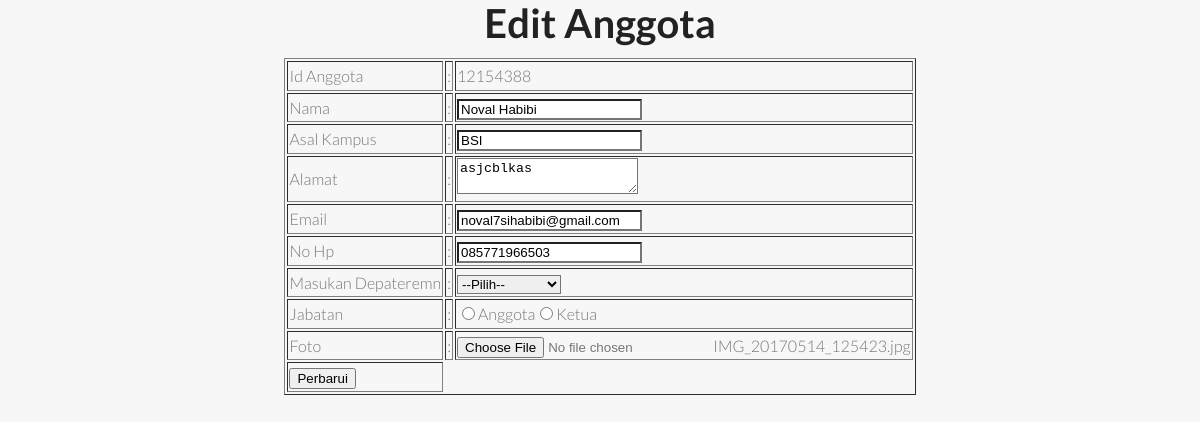
The page /admin/page/editanggota.php?id=12154388 on the database its author committed.
### tables this page shows
CREATE TABLE `anggota` (
  `id_anggota` varchar(8) NOT NULL,
  `nm_anggota` varchar(30) NOT NULL,
  `asal_kampus` varchar(20) NOT NULL,
  `alamat` varchar(30) NOT NULL,
  `email` varchar(30) NOT NULL,
  `nohp` varchar(13) NOT NULL,
  `departemen` varchar(20) NOT NULL,
  `jabatan` varchar(10) NOT NULL,
  `foto` varchar(40) NOT NULL
);

### admin/page/editanggota.php (the view, shortened to what this page needs)
<!DOCTYPE html>
<html>
<head>
	<link rel="stylesheet" type="text/css" href="../css/responsible.css">
	<link rel="stylesheet" type="text/css" href="../css/style.css">
</head>
<?php
 $koneksi=mysqli_connect("localhost","root","");
mysqli_select_db($koneksi,"hima");
if(isset($_GET['id'])){
    $id = $_GET['id'];
    $query = mysqli_query($koneksi,"SELECT * from anggota where id_anggota = '$id'");
    $ang = mysqli_fetch_array($query);
    }
    else  $id = "";
?>
<body>
<h1 align="center">Edit Anggota</h1>
<form action="" method="POST" enctype="multipart/form-data">
	<table border="1" align="center">
		<tr>
			<td>Id Anggota</td>
			<td>:</td>
			<td><?php echo $ang['id_anggota']; ?></td>
		</tr>
		<tr>
			<td>Nama</td>
			<td>:</td>
			<td><input type="text" name="nm_anggota" value="<?php echo $ang['nm_anggota']; ?>"></td>
		</tr>
		<tr>
			<td>Asal Kampus</td>
			<td>:</td>
			<td><input type="text" name="asal_kampus" value="<?php echo $ang['asal_kampus']; ?>"></td>
		</tr>
		<tr>
			<td>Alamat</td>
			<td>:</td>
			<td><textarea name="alamat"><?php echo $ang['alamat']; ?></textarea></td>
		</tr>
		<tr>
			<td>Email</td>
			<td>:</td>
			<td><input type="email" name="email" value="<?php echo $ang['email']; ?>"></td>
		</tr>
		<tr>
			<td>No Hp</td>
			<td>:</td>
			<td><input type="text" name="nohp" value="<?php echo $ang['nohp']; ?>"></td>
		</tr>
		<tr>
			<td>Masukan Depateremn</td>
			<td>:</td>
			<td>
				<select name="departemen">
					<option value="">--Pilih--</option>
				</select>
			</td>
		</tr>
		<tr>
			<td>Jabatan</td>
			<td>:</td>
			<td>
				<input type="radio" name="jabatan" value="Anggota">Anggota<input type="radio" name="jabatan" value="Ketua">Ketua
			</td>
		</tr>
		<tr>
			<td>Foto</td>
			<td>:</td>
			<td><input type="file" name="foto" id="lik">
				<input type="hidden" name="fototxt" value="<?php echo "$ang[foto]"; ?>"><?php echo "$ang[foto]"; ?></td>
		</tr>
		<tr>
			<td><input type="submit" value="Perbarui" name="perbarui"></td>
		</tr>
	</table>
</form>
</body>
</html>

### css/style.css (style rules this page uses)
body { color:#777; background: #f7f7f7; font-size: 16px; line-height: 1.6em; font-weight: 300; text-shadow: none; }
body, h1, h2, h3, h4, h5, h6, .h1, .h2, .h3, .h4, .h5, .h6 { font-family: 'Lato', sans-serif; }
h1, h2, h3, h4, h5, h6 { color:#222; }
h1,h2,h3,h4,h5,h6 { font-style: normal; margin: 0 0 20px 0; }
h1 { font-size: 40px; line-height: 30px; }

### css/overwrite.css (style rules this page uses)
select, textarea, input[type="text"], input[type="password"], input[type="datetime"], input[type="datetime-local"], input[type="date"], input[type="month"], input[type="time"], input[type="week"], input[type="number"], input[type="email"], input[type="url"], input[type="search"], input[type="tel"], input[type="color"], .uneditable-input { -webkit-border-radius: 0; -moz-border-radius: 0; border-radius: 0; }

### rows shown on the page
anggota: id_anggota "12154388", nm_anggota "Noval Habibi", asal_kampus "BSI", alamat "asjcblkas", email "noval7sihabibi@gmail.com", nohp "085771966503", foto "IMG_20170514_125423.jpg"
